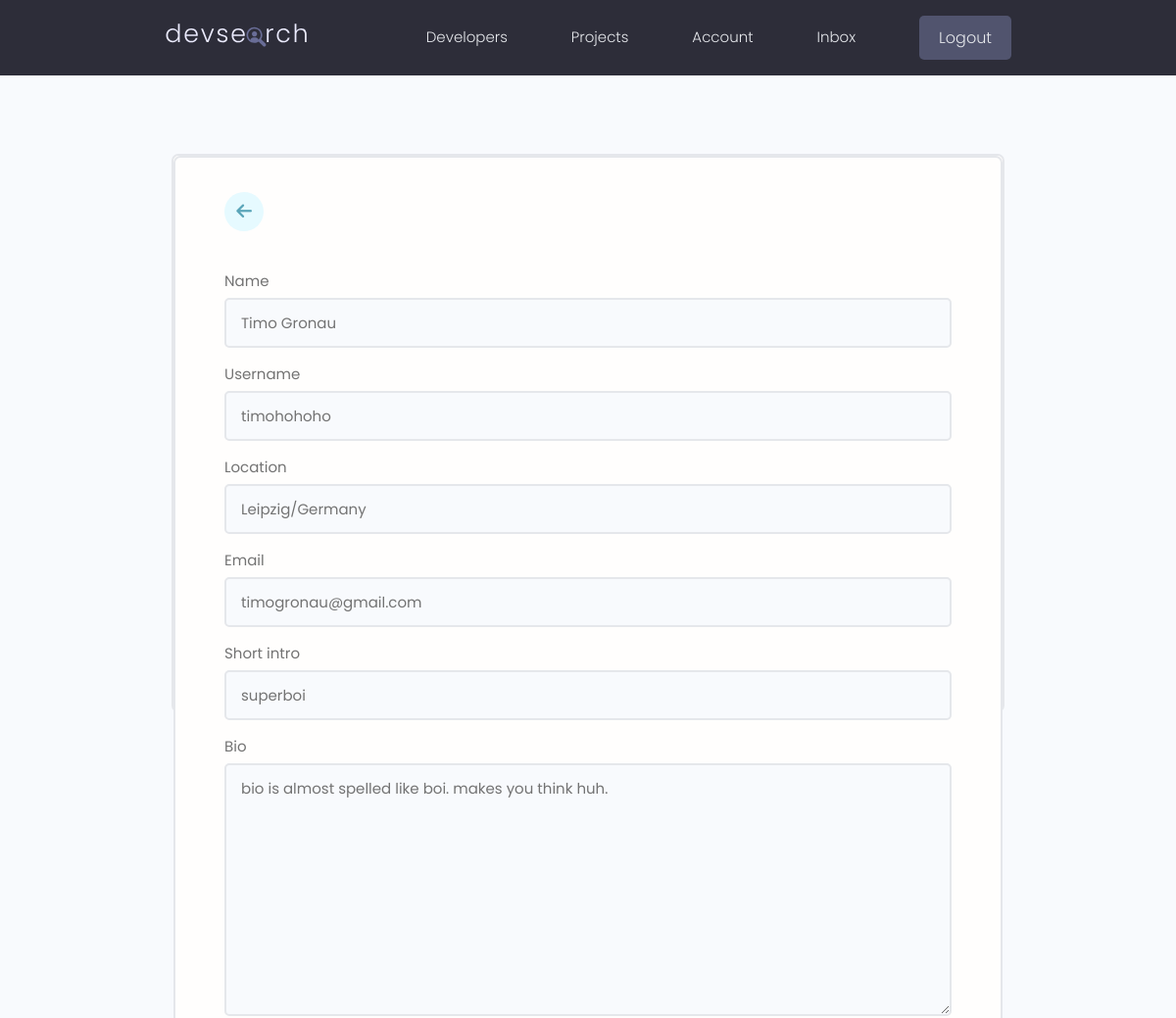
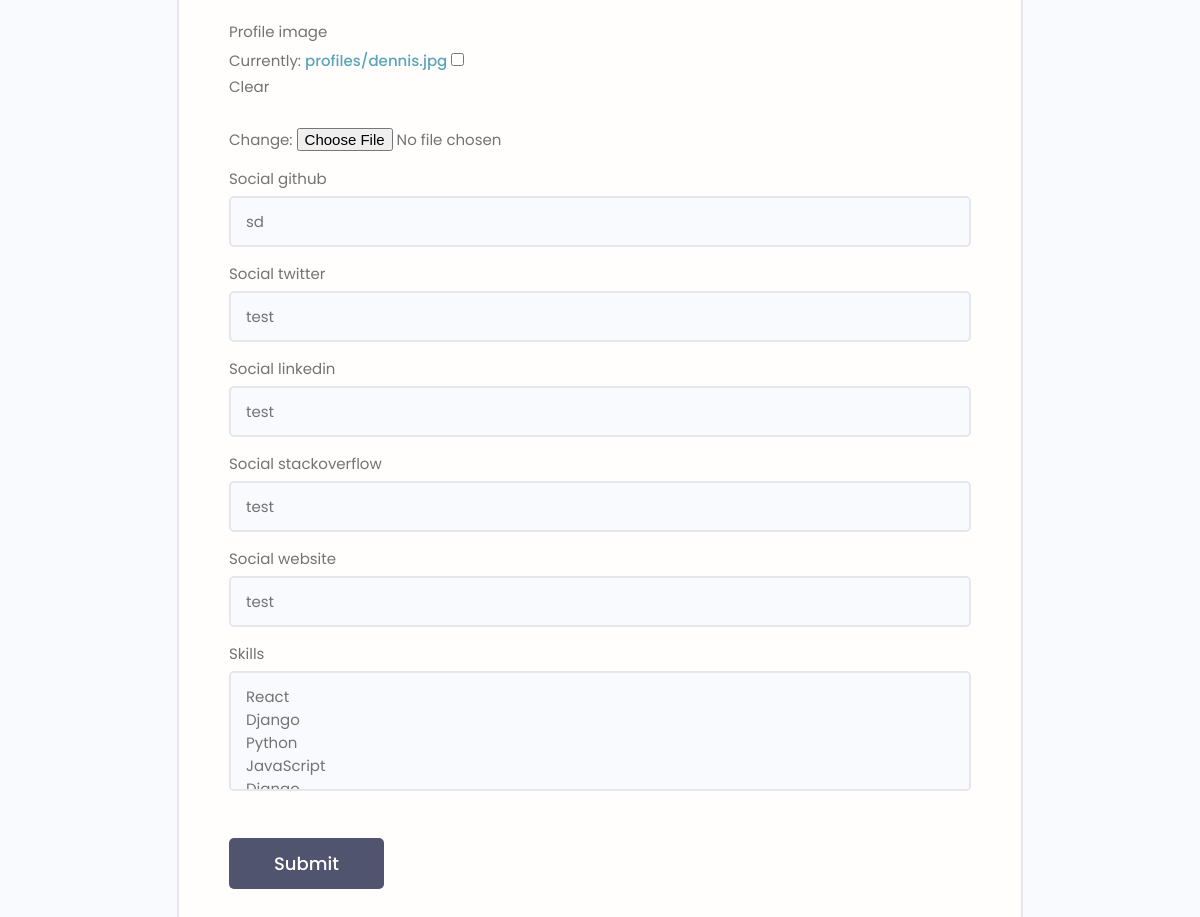
/edit-account/ (signed in), run on an earlier commit of the app's database (2 pictures, top to bottom).
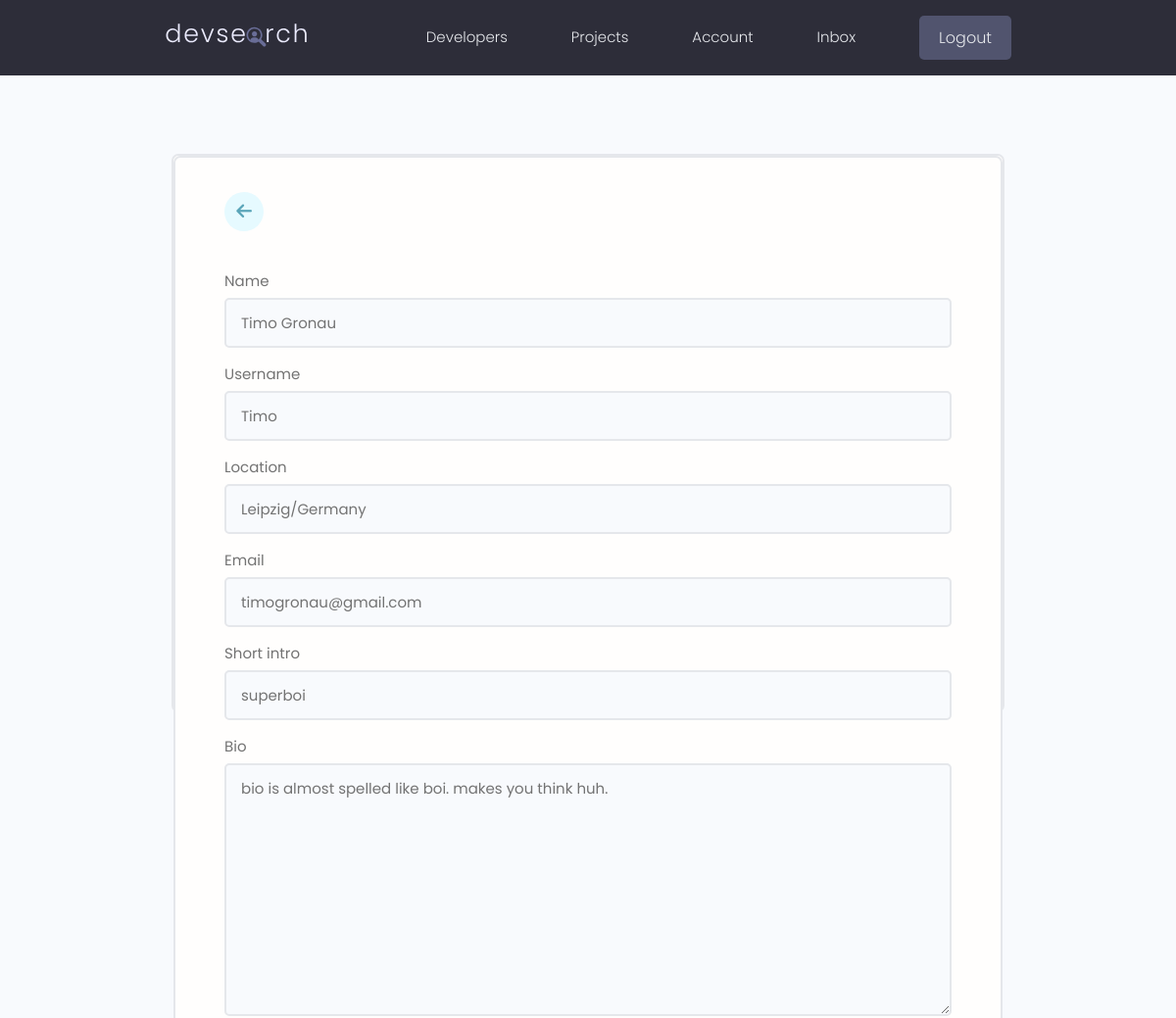
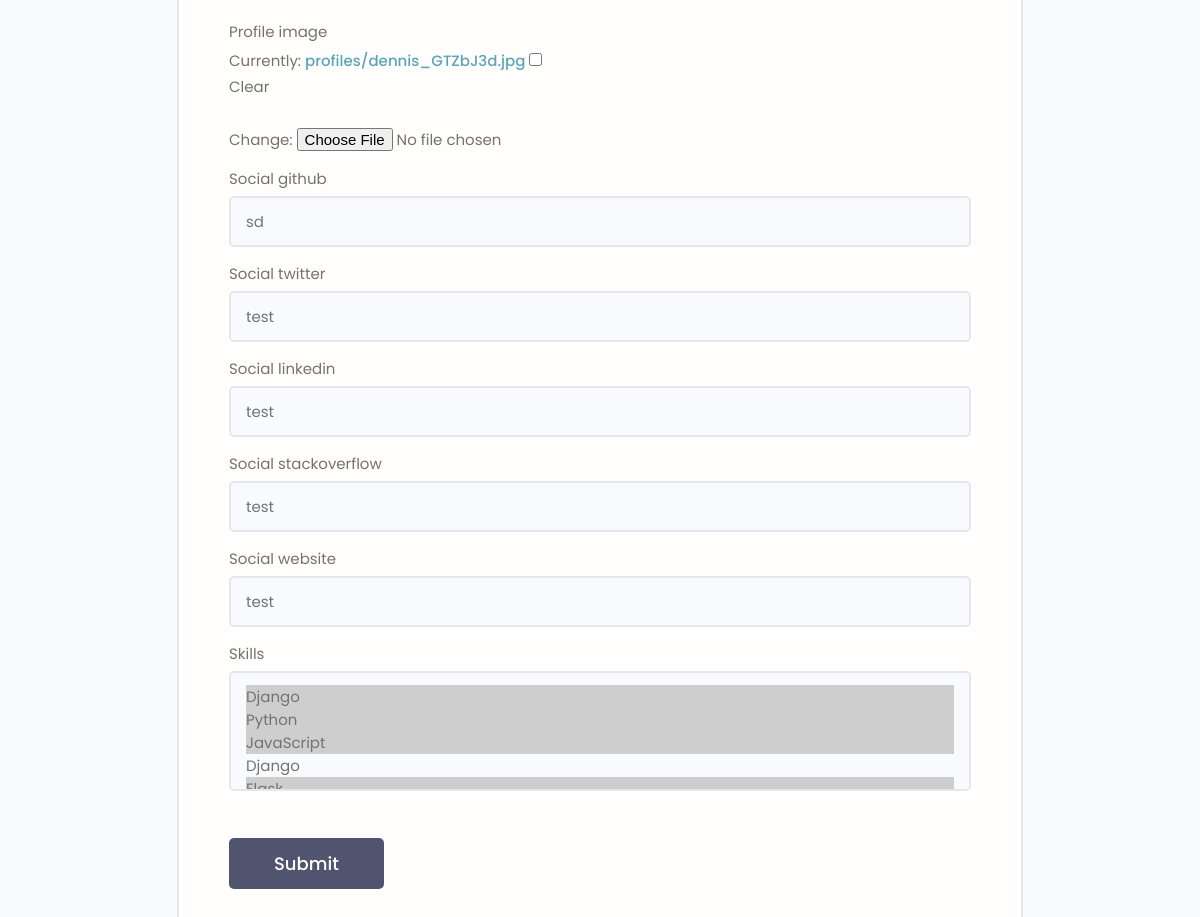
And on a later commit of the database (2 pictures, top to bottom).
### users/models.py (models this page shows, shortened)
class Profile(models.Model):
    id = models.UUIDField(default=uuid.uuid4, unique=True, primary_key=True, editable=False)
    user = models.OneToOneField(User, on_delete=models.CASCADE, null=True, blank=True)
    name = models.CharField(max_length=200, null=True, blank=True)
    username = models.CharField(max_length=200, null=True, blank=True)
    location = models.CharField(max_length=200, null=True, blank=True)
    email = models.EmailField(max_length=500, blank=True, null=True)
    short_intro = models.CharField(max_length=200, null=True, blank=True)
    bio = models.TextField(blank=True, null=True)
    profile_image = models.ImageField(null=True, blank=True, upload_to="profiles/", default="profiles/user-default.png")
    social_github = models.CharField(max_length=200, null=True, blank=True)
    social_twitter = models.CharField(max_length=200, null=True, blank=True)
    social_linkedin = models.CharField(max_length=200, null=True, blank=True)
    social_stackoverflow = models.CharField(max_length=200, null=True, blank=True)
    social_website = models.CharField(max_length=200, null=True, blank=True)
    created_at = models.DateTimeField(auto_now_add=True)
    skills = models.ManyToManyField('Skill', related_name='profiles')

### users/views.py (the view)
# urls.py: path("edit-account/", views.edit_account, name="edit-account"),
@login_required(login_url="login")
def edit_account(request):
    profile = request.user.profile
    form = ProfileForm(instance=profile)
    if request.method == "POST":
        form = ProfileForm(request.POST, request.FILES, instance=profile)
        if form.is_valid():
            form.save()
            return redirect('account')
    context = {
        'form': form
    }
    return render(request, "users/profile_form.html", context)

### users/forms.py
class ProfileForm(ModelForm):
    class Meta:
        model = Profile
        exclude = ["user"]
    def __init__(self, *args, **kwargs):
        super(ModelForm, self).__init__(*args, **kwargs)
        for name, field in self.fields.items():
            field.widget.attrs.update({'class': 'input'})

### chats/templatetags/custom_filters.py (called while the page is built)
@register.filter
def unread_messages_count(user):
    return Message.objects.filter(recipient=user.profile, is_read=False).count()

### users/models.py (called while the page is built)
    def __str__(self):
        return str(self.name)

### users/templates/users/profile_form.html (shortened to what this page needs)
{% extends "main.html" %}
{% block content %}
<main class="formPage my-xl">
    <div class="content-box">
        <div class="formWrapper">
            <a class="backButton" href="{% url 'account' %}"><i class="fa-solid fa-arrow-left fa-2x"></i></a>
            <br>
            <form method="POST" action = {% url "edit-account" %} enctype="multipart/form-data">
                {% for field in form  %}
                    <div class="form__field">
                        <label for="formInput#text">{{field.label}}</label>
                        {{field}}
                    </div>
                {% endfor %}
                <input class="btn btn--sub btn--lg  my-md" type="submit" value="Submit" />
            </form>
        </div>
    </div>
</main>
{% endblock content %}

What changed in the data, as far as the page shows it:
changed Profile "Timo Gronau": username "timohohoho" → "Timo"
Also different on the page:
form field skills: "React / Django / Python / JavaScript" → "Django ☑ / Python ☑ / JavaScript ☑ / Django"
text no longer shown: "Currently: profiles/dennis.jpg Clear Change:"
text now shown: "Currently: profiles/dennis_GTZbJ3d.jpg Clear Change:"
